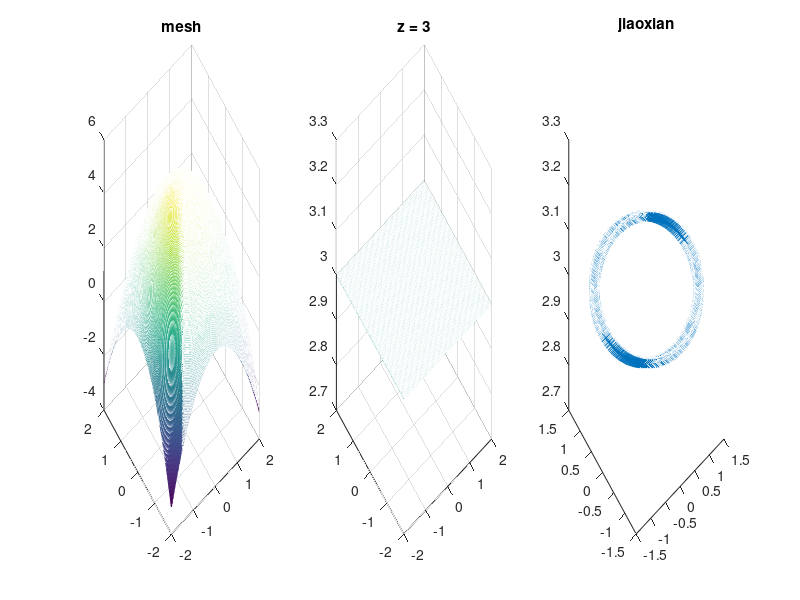

Reproduce this figure in MATLAB.
function output = que9()
    t = -2:.01:2;
    [x,y] = meshgrid(t);
    z = 5 - x .^ 2 - y .^ 2;
    subplot(1,3,1),mesh(x,y,z),title('mesh');shading flat
    z2 = 3 * ones(size(x));
    subplot(1,3,2),mesh(x,y,z2),title('z = 3');shading flat
    r0 = abs(z-z2) <= 0.05;
    zz = r0 .* z2;
    yy = r0 .* y;
    xx = r0 .* x;
    subplot(1,3,3),plot3(xx(r0 ~= 0),yy(r0 ~= 0),zz(r0 ~= 0),'x'),title('jiaoxian')
end